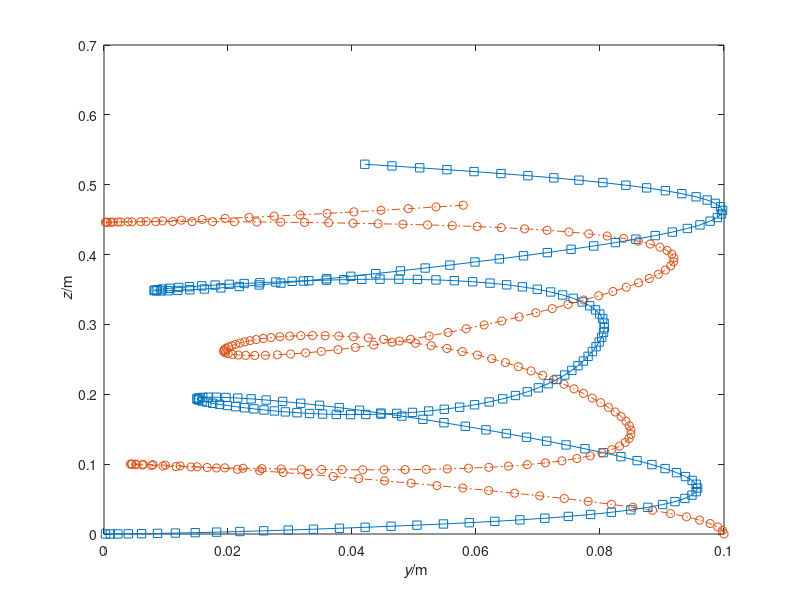

The MATLAB source for this figure:
%%% rubberband2D.m
%% Last-Updated: 2024-04-14T10:09:07+0200
%% Simulation of two bodies connected by non-Hookean spring in 2D
%% SI units used throughout
%% Coordinates (y,z)
ma = 1; % mass of object a
mb = 1; % mass of object b
g = 9.80665; % gravitational acceleration
k = 4; % spring constant
ln = 0.05; % natural length of rubber band
%%
%% STATE: y,z,vy,vz for a and b
ya0 = 0; za0 = 0; % initial position of object a
yb0 = 0.1; zb0 = 0; % initial position of object a
vya0 = 0; vza0 = 0; % initial velocity of object a
vyb0 = 0; vzb0 = 0.1; % initial velocity of object b
%%
t0 = 0; % initial time
t1 = 10; % final time
dt = 0.001; % time step
%% Initialize state for numerical time integration
t = t0;
ya = ya0; za = za0;
yb = yb0; zb = zb0;
vya = vya0; vza = vza0;
vyb = vyb0; vzb = vzb0;
%%
Gya = 0; Gza = 0; % gravity supply on object a
Gyb = 0; Gzb = 0; % gravity supply on object b
%% %@
%% Plot & saving
%% adjust final time if not multiple of timestep
t1 = t1 + mod(t1-t0,dt);
%% Save values of all quantities at some steps during the simulation,
%% for subsequente analysis or plotting
%% (saving at all timesteps could be too costly)
Nsaves = 200; % number of timepoints to save during the simulation
%% Calculate time interval for saving
dsave = (t1-t0)/(Nsaves-1);
if abs(dsave) < abs(dt)
  error('time interval between saves is smaller than timestep')
end
%% Initialize vectors to contain saved values
tSave = nan(Nsaves,1); % time
yaSave = nan(Nsaves,1); zaSave = nan(Nsaves,1); % position object a
ybSave = nan(Nsaves,1); zbSave = nan(Nsaves,1); % position object b
vyaSave = nan(Nsaves,1); vzaSave = nan(Nsaves,1); % velocity object a
vybSave = nan(Nsaves,1); vzbSave = nan(Nsaves,1); % velocity object b
%% Save initial values
i = 1; % index that keeps count of savepoints
tSave(1) = t;
yaSave(1) = ya; zaSave(1) = za;
ybSave(1) = yb; zbSave(1) = zb;
vyaSave(1) = vya; vzaSave(1) = vza;
vybSave(1) = vyb; vzbSave(1) = vzb;
%% Initialize plot
close all;
cols = get(0, 'DefaultAxesColorOrder');
plot(yaSave(1), zaSave(1), 's','Color',cols(1,:)); axis('tight');
plot(ybSave(1), zbSave(1), 'o','Color',cols(2,:));
xlabel('{\it y}/m'); ylabel('{\it z}/m'); hold on;
%% %@
%% Numerical time integration
%% loop
while t < t1
  %% We need y,z,vy,vz,Py,Pz,Fy,Fz for a and b (G constant)
  %% we have y,z,vy,vz
  %% find Py,Pz,Fy,Fz using constitutive relations
  Pya = ma*vya; Pza = ma*vza;
  Pyb = mb*vyb; Pzb = mb*vzb;
  %% non-Hookean constitutive relation
  l = norm([ya-yb, za-zb]); % present length
  if l < ln
    Fyab = 0;
    Fzab = 0;
  else
    Fyab = -k*(ya-yb)*(l-ln)/l;
    Fzab = -k*(za-zb)*(l-ln)/l;
  end
  Fyba = -Fyab;
  Fzba = -Fzab;
  %%
  %% Drive forward in time
  %% update momentum
  Pya = Pya + (Fyab + Gya)*dt;
  Pza = Pza + (Fzab + Gza)*dt;
  Pyb = Pyb + (Fyba + Gyb)*dt;
  Pzb = Pzb + (Fzba + Gzb)*dt;
  %% update position
  ya = ya + vya*dt;
  za = za + vza*dt;
  yb = yb + vyb*dt;
  zb = zb + vzb*dt;
  %% update time
  t = t + dt;
  %%
  %% Find new state for next iteration
  %% We need y,z,vy,vz
  %% we have y,z,Py,Pz
  %% find vy,vz using constitutive relations
  vya = Pya/ma;  vza = Pza/ma;
  vyb = Pyb/mb;  vzb = Pzb/mb;
  %% %@
  %% Check whether to save & plot at this step
  if min(abs([0 dsave] - mod(t-t0, dsave))) <= abs(dt)/2
    i = i+1;
    tSave(i) = t;
    yaSave(i) = ya; zaSave(i) = za;
    ybSave(i) = yb; zbSave(i) = zb;
    PyaSave(i) = Pya; PzaSave(i) = Pza;
    PybSave(i) = Pyb; PzbSave(i) = Pzb;
    plot(ya, za, 's','Color',cols(1,:));
    plot(yb, zb, 'o','Color',cols(2,:));
    pause(0.001);
  end %@
end %@
%% Plot full trajectory
plot(yaSave,zaSave,'-','Color',cols(1,:));
plot(ybSave,zbSave,'-.','Color',cols(2,:)); %@
